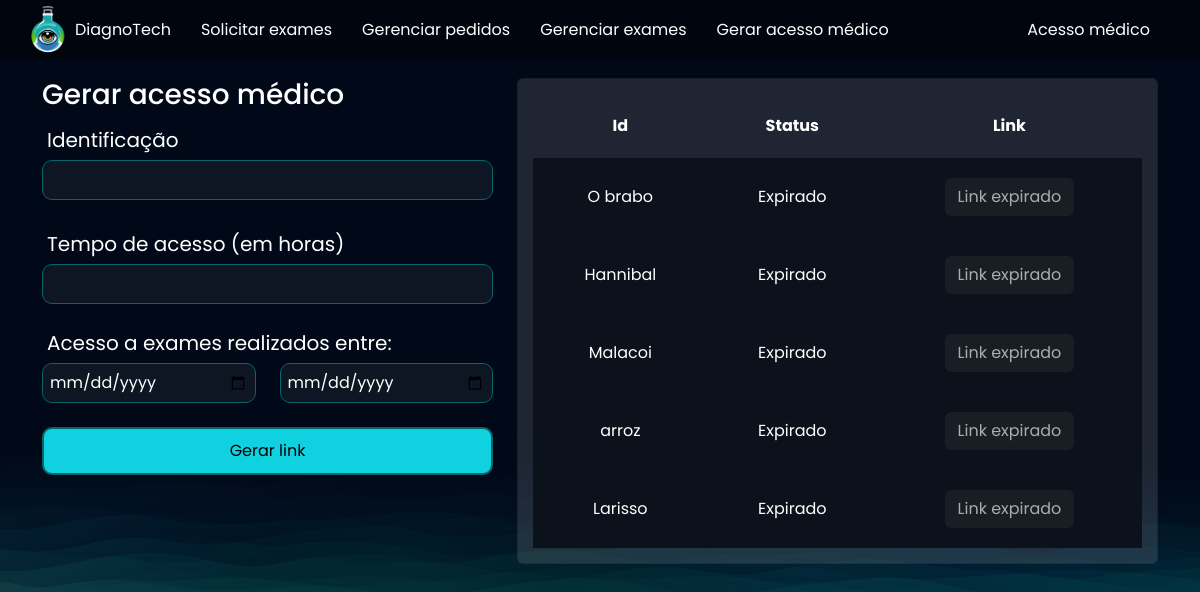
Before: /exames/gerar_acesso_medico/ (signed in) with the older database file.
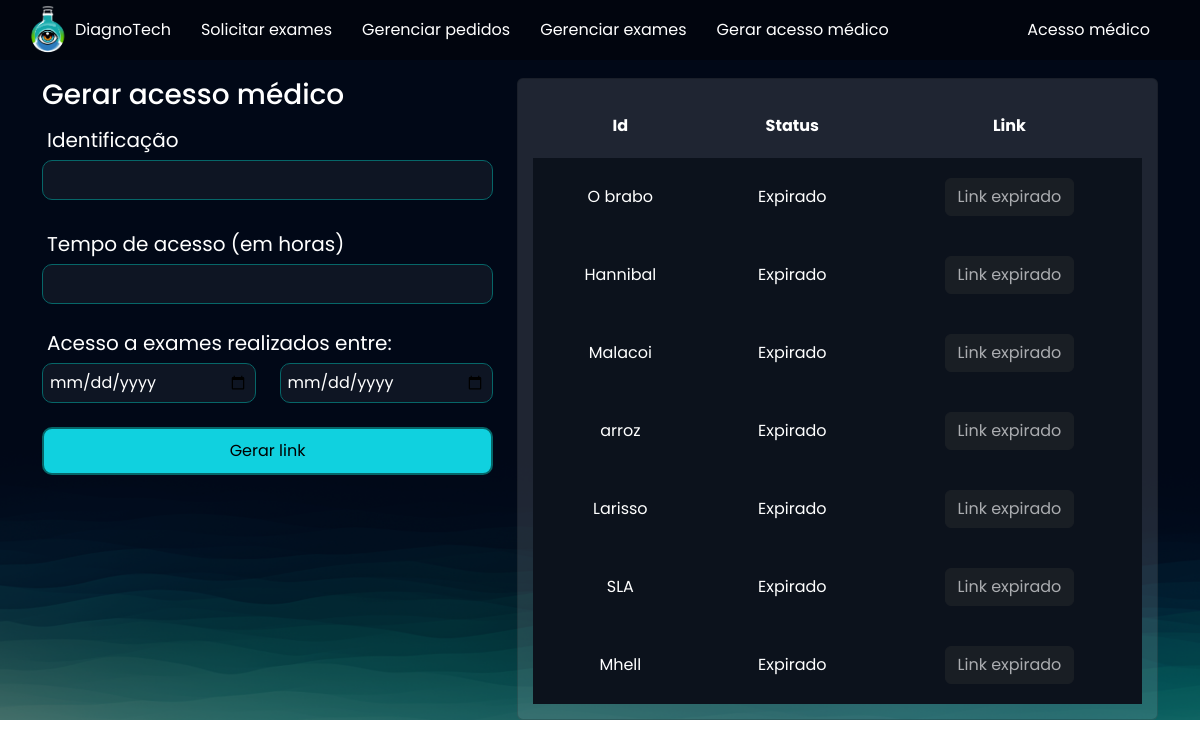
After: the same page with the newer database file.
### exames/models.py (models this page shows, shortened)
class AcessoMedico(models.Model):
    usuario = models.ForeignKey(User, on_delete=models.DO_NOTHING)
    identificacao = models.CharField(max_length=50)
    tempo_de_acesso = models.IntegerField()  # Em horas
    criado_em = models.DateTimeField()
    data_exames_iniciais = models.DateField()
    data_exames_finais = models.DateField()
    token = models.CharField(max_length=20, null=True, blank=True)
    @property
    def status(self):
        return 'Expirado' if timezone.now() > (self.criado_em + timedelta(hours=self.tempo_de_acesso))  else 'Ativo'
    @property
    def url(self):
        return f"http://127.0.0.1:8000/exames/acesso_medico/{self.token}"

### exames/views.py (the view, shortened to what this page needs)
# urls.py: path('gerar_acesso_medico/', views.gerar_acesso_medico, name="gerar_acesso_medico"),
@login_required(login_url="/usuarios/login/")
def gerar_acesso_medico(request):
    if request.method == "GET":
        acessos_medicos = AcessoMedico.objects.filter(usuario=request. user)
        return render(request, 'gerar_acesso_medico.html', {'acessos_medicos': acessos_medicos})

### exames/templates/gerar_acesso_medico.html (shortened to what this page needs)
{% extends "bases/base.html" %} {% load static %} {% block 'head' %}
<link href="{% static 'exames/css/css.css' %}" rel="stylesheet" />
<link href="{% static 'exames/css/gerenciar_pedidos.css' %}" rel="stylesheet" />
{% endblock 'head' %} {% block 'conteudo' %}
<br />
<br />
<div class="container">
  <div class="row">
    <div class="col-md-5">
      <h3>Gerar acesso médico</h3>
      <form action="{% url 'gerar_acesso_medico' %}" method="POST">
        <label for="">Identificação</label>
        <br />
        <input style="width: 100%" type="text" name="identificacao" id="" class="input-default" />
        <br />
        <br />
        <label for="">Tempo de acesso (em horas)</label>
        <br />
        <input style="width: 100%" type="number" name="tempo_de_acesso" id="" class="input-default" />
        <br />
        <br />
        <div class="row">
          <label for="">Acesso a exames realizados entre:</label>
          <div class="col-md">
            <input style="width: 100%" type="date" name="data_exame_inicial" id="" class="input-default" />
          </div>
          <div class="col-md">
            <input style="width: 100%" type="date" name="data_exame_final" id="" class="input-default" />
            <br />
            <br />
          </div>
        </div>
        <input style="width: 100%;" type="submit" class="btn-default" value="Gerar link" />
      </form>
    </div>
    <div class="col-md">
      <div class="card">
        <table style="text-align: center">
          <tr>
            <th>Id</th>
            <th>Status</th>
            <th>Link</th>
          </tr>
          {% for acesso in acessos_medicos %}
          <tr class="linha-tabela">
            <td>{{acesso.identificacao}}</td>
            <td>{{acesso.status}}</td>
            {% if acesso.status == "Expirado" %}
            <td><a href="{{acesso.url}}" class="btn btn-dark disabled">Link expirado</a></td>
            {% else %}
            <td><a href="{{acesso.url}}" class="btn btn-light">Acesse aqui</a></td>
            {% endif %}
          </tr>
          {% endfor %}
        </table>
      </div>
    </div>
  </div>
</div>
{% endblock 'conteudo' %}

Changed rows visible on the page:
added AcessoMedico: identificacao "SLA", status "Expirado"
added AcessoMedico: identificacao "Mhell", status "Expirado"
